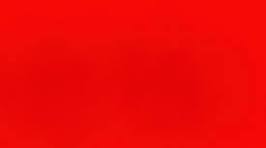
#> input picture PythonProject/training_data/high/img.png, 266 x 148 px
$ python -i blood_detection.py   (imports and definitions only)
#> lines starting #> are read from the running program, lines starting #| are printed output that depends on the picture; after the words box and inside, x2 and y2 are one past the last pixel; in counts of white or black regions, pixels touching at a corner belong together
#> further down, picture is the input picture: shape (148, 266, 3); mean B, G, R 7, 8, 238
import cv2
import numpy as np

def detect_blood(frame, pixel_threshold=3000):
#> called with pixel_threshold = 3000
    hsv = cv2.cvtColor(frame, cv2.COLOR_BGR2HSV)
#> hsv: shape (148, 266, 3); mean H, S, V 2.3, 248.2, 238

    lower_red1 = np.array([0, 70, 50])
    upper_red1 = np.array([10, 255, 255])

    lower_red2 = np.array([170, 70, 50])
    upper_red2 = np.array([180, 255, 255])

    mask1 = cv2.inRange(hsv, lower_red1, upper_red1)
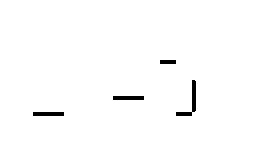
#> mask1: shape (148, 266); 98.7% white; 4 black regions, box (x1, y1, x2, y2) and area: (176, 80, 196, 116) 190, (113, 96, 144, 100) 124, (33, 112, 64, 116) 124, (160, 60, 176, 64) 64
    mask2 = cv2.inRange(hsv, lower_red2, upper_red2)

    red_mask = mask1 | mask2
#> red_mask: shape (148, 266); every value is 255
    red_pixels = cv2.countNonZero(red_mask)
#> red_pixels = 39368

    return red_pixels > pixel_threshold

>>> import cv2
>>> picture = cv2.imread('training_data/high/img.png')
>>> result = detect_blood(picture)
#> result = True
